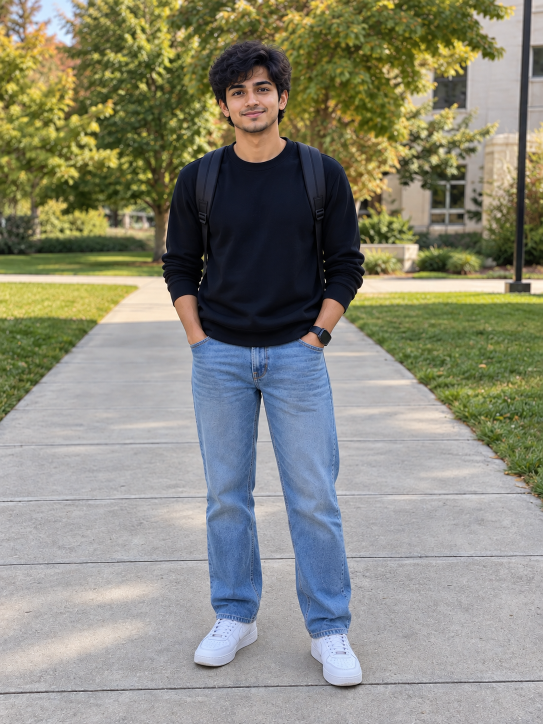
#> input picture module4/images/rgb/person.jpg, 1086 x 1448 px (shown at 1/2 size)
$ python frequency_domain_analysis.py
#> lines starting #> are read from the running program, lines starting #| are printed output that depends on the picture; after the words box and inside, x2 and y2 are one past the last pixel; in counts of white or black regions, pixels touching at a corner belong together
"""
CSc 8830 - Computer Vision
Module 4 - Question 3

Frequency-Domain Edge Detection and Segmentation

This program demonstrates:
1. 2-D Discrete Fourier Transform (DFT)
2. Fourier magnitude spectrum
3. Ideal Low-Pass Filter (ILPF)
4. Ideal High-Pass Filter (IHPF)
5. Frequency-domain edge detection
6. Frequency-domain smoothing
7. Threshold-based segmentation after frequency filtering

The implementation uses NumPy and OpenCV.
"""

from pathlib import Path

import cv2
import numpy as np


# ============================================================
# PATHS
# ============================================================

BASE_DIR = Path(__file__).resolve().parent

# We use the RGB human image from Question 1.
IMAGE_PATH = (
    BASE_DIR
    / "images"
    / "rgb"
    / "person.jpg"
)

OUTPUT_DIR = (
    BASE_DIR
    / "outputs"
    / "frequency_domain"
)

OUTPUT_DIR.mkdir(
    parents=True,
    exist_ok=True
)


# ============================================================
# LOAD IMAGE
# ============================================================

image = cv2.imread(
    str(IMAGE_PATH)
)
#> image is the input picture: shape (1448, 1086, 3); mean B, G, R 123.7, 138.4, 138.5

if image is None:
    raise FileNotFoundError(
        f"Could not load image:\n{IMAGE_PATH}"
    )


print("=" * 65)
print("QUESTION 3 - FREQUENCY DOMAIN ANALYSIS")
print("=" * 65)

print("\nImage loaded successfully.")
print("Original shape:", image.shape)
#| Original shape: (1448, 1086, 3)


# ============================================================
# RESIZE IMAGE
# ============================================================

MAX_HEIGHT = 900

original_height, original_width = (
    image.shape[:2]
)


if original_height > MAX_HEIGHT:

    scale = (
        MAX_HEIGHT
        / original_height
    )

    new_width = int(
        original_width
        * scale
    )

    image = cv2.resize(
        image,
        (
            new_width,
            MAX_HEIGHT
        ),
        interpolation=cv2.INTER_AREA
    )
#> image: shape (900, 675, 3)


height, width = image.shape[:2]


print(
    f"Processing size: "
    f"{width} x {height}"
)
#| Processing size: 675 x 900


# ============================================================
# CONVERT TO GRAYSCALE
# ============================================================

gray = cv2.cvtColor(
    image,
    cv2.COLOR_BGR2GRAY
)


# ============================================================
# STEP 1 - 2-D FOURIER TRANSFORM
# ============================================================
#
# For a digital image:
#
# F(u,v) =
#
# SUM_x SUM_y
# f(x,y) *
# exp[-j2*pi*(ux/M + vy/N)]
#
# np.fft.fft2() computes the 2-D DFT.
# ============================================================

fourier = np.fft.fft2(
    gray
)


# Move zero frequency from corner
# to center of spectrum.

fourier_shifted = np.fft.fftshift(
    fourier
)


# ============================================================
# STEP 2 - MAGNITUDE SPECTRUM
# ============================================================
#
# Magnitude:
#
# |F(u,v)|
#
# Log transformation makes the spectrum
# visible because Fourier magnitude values
# have a very large dynamic range.
# ============================================================

magnitude_spectrum = (
    20
    * np.log(
        np.abs(
            fourier_shifted
        )
        + 1
    )
)


magnitude_normalized = cv2.normalize(
    magnitude_spectrum,
    None,
    0,
    255,
    cv2.NORM_MINMAX
).astype(
    np.uint8
)


# ============================================================
# FREQUENCY COORDINATES
# ============================================================

center_y = (
    height // 2
)

center_x = (
    width // 2
)


y_coordinates, x_coordinates = (
    np.ogrid[
        :height,
        :width
    ]
)


distance = np.sqrt(
    (
        x_coordinates
        - center_x
    ) ** 2
    +
    (
        y_coordinates
        - center_y
    ) ** 2
)


# ============================================================
# CUTOFF FREQUENCY
# ============================================================
#
# D0 controls how much of the frequency
# spectrum is preserved.
#
# Frequencies close to the center are low.
# Frequencies far from the center are high.
# ============================================================

D0 = max(
    20,
    int(
        min(
            height,
            width
        )
        * 0.08
    )
)


print(
    f"Cutoff frequency D0: {D0}"
)
#| Cutoff frequency D0: 54


# ============================================================
# STEP 3 - IDEAL LOW-PASS FILTER
# ============================================================
#
# H_LP(u,v) =
#
# 1, D(u,v) <= D0
# 0, D(u,v) > D0
#
# Low frequencies are retained.
# High frequencies are suppressed.
# ============================================================

low_pass_filter = np.zeros(
    (
        height,
        width
    ),
    dtype=np.float32
)


low_pass_filter[
    distance <= D0
] = 1.0


# ============================================================
# APPLY LOW-PASS FILTER
# ============================================================

low_pass_frequency = (
    fourier_shifted
    * low_pass_filter
)


# ============================================================
# INVERSE FOURIER TRANSFORM
# ============================================================

low_pass_inverse_shift = (
    np.fft.ifftshift(
        low_pass_frequency
    )
)


low_pass_image_complex = (
    np.fft.ifft2(
        low_pass_inverse_shift
    )
)


low_pass_image = np.abs(
    low_pass_image_complex
)
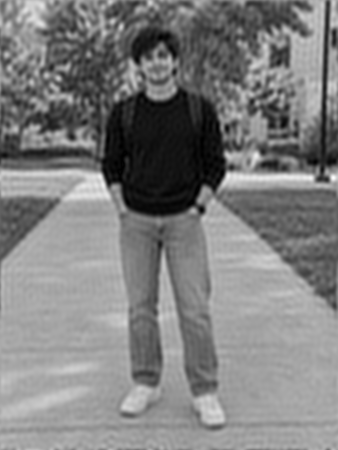
#> low_pass_image: shape (900, 675) float64 (shown at 1/2 size); min 0.00609, max 275.3, mean 136.8; drawn with min black and max white


low_pass_image = cv2.normalize(
    low_pass_image,
    None,
    0,
    255,
    cv2.NORM_MINMAX
).astype(
    np.uint8
)


# ============================================================
# STEP 4 - IDEAL HIGH-PASS FILTER
# ============================================================
#
# H_HP(u,v) =
#
# 0, D(u,v) <= D0
# 1, D(u,v) > D0
#
# High frequencies correspond to rapid
# intensity changes such as edges.
# ============================================================

high_pass_filter = np.ones(
    (
        height,
        width
    ),
    dtype=np.float32
)


high_pass_filter[
    distance <= D0
] = 0.0


# ============================================================
# APPLY HIGH-PASS FILTER
# ============================================================

high_pass_frequency = (
    fourier_shifted
    * high_pass_filter
)


# ============================================================
# INVERSE FOURIER TRANSFORM
# ============================================================

high_pass_inverse_shift = (
    np.fft.ifftshift(
        high_pass_frequency
    )
)


high_pass_image_complex = (
    np.fft.ifft2(
        high_pass_inverse_shift
    )
)


high_pass_image = np.abs(
    high_pass_image_complex
)


high_pass_image = cv2.normalize(
    high_pass_image,
    None,
    0,
    255,
    cv2.NORM_MINMAX
).astype(
    np.uint8
)


# ============================================================
# STEP 5 - FREQUENCY-DOMAIN EDGE MAP
# ============================================================
#
# High-pass filtering emphasizes high
# frequencies.
#
# We threshold the high-pass result to
# obtain a binary edge map.
# ============================================================

edge_threshold, edge_map = (
    cv2.threshold(
        high_pass_image,
        0,
        255,
        cv2.THRESH_BINARY
        + cv2.THRESH_OTSU
    )
)
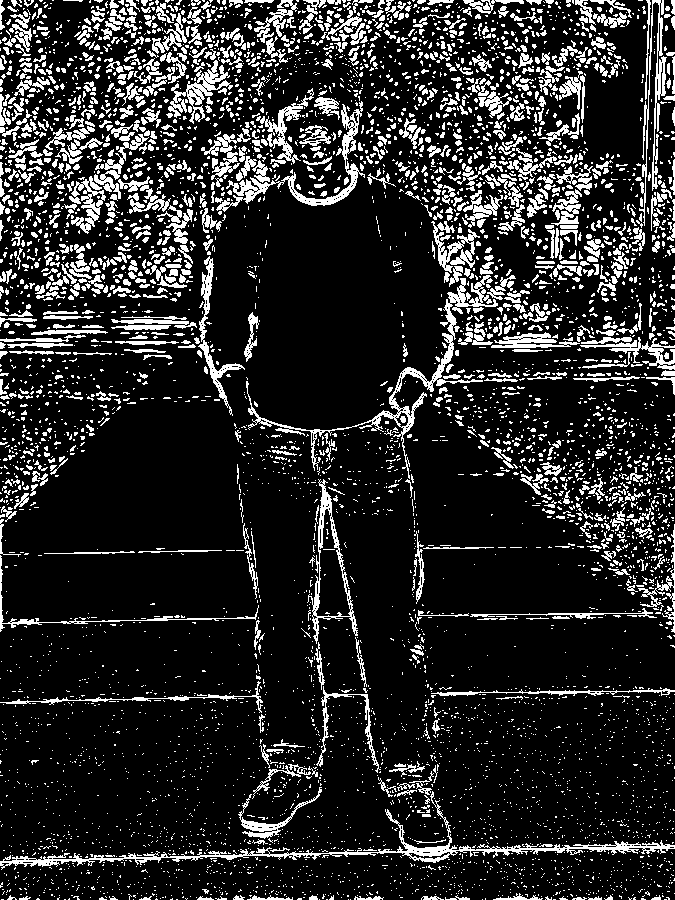
#> edge_map: shape (900, 675); 15.9% white in thin lines or dots
#> edge_threshold = 21


print(
    f"Edge Otsu threshold: "
    f"{edge_threshold:.2f}"
)
#| Edge Otsu threshold: 21.00


# Remove small isolated responses.

edge_kernel = cv2.getStructuringElement(
    cv2.MORPH_ELLIPSE,
    (3, 3)
)


edge_map = cv2.morphologyEx(
    edge_map,
    cv2.MORPH_OPEN,
    edge_kernel,
    iterations=1
)
#> edge_map: shape (900, 675); 10.7% white; 2671 white regions (1767 under 20 px), largest, box (x1, y1, x2, y2) and area: (186, 60, 228, 105) 662, (290, 163, 358, 206) 569, (498, 332, 557, 348) 498


# ============================================================
# STEP 6 - SEGMENTATION USING LOW-PASS RESULT
# ============================================================
#
# Frequency-domain low-pass filtering
# suppresses high-frequency variation.
#
# We then apply thresholding to the
# smoothed image:
#
# S(x,y) =
#
# 1, g(x,y) >= T
# 0, g(x,y) < T
# ============================================================

segmentation_threshold, segmentation = (
    cv2.threshold(
        low_pass_image,
        0,
        255,
        cv2.THRESH_BINARY
        + cv2.THRESH_OTSU
    )
)
#> segmentation: shape (900, 675); 61.7% white; 49 black regions (12 under 20 px), largest, box (x1, y1, x2, y2) and area: (0, 0, 675, 793) 196554, (509, 0, 675, 366) 14350, (0, 395, 119, 526) 7952
#> segmentation_threshold = 115


print(
    f"Segmentation Otsu threshold: "
    f"{segmentation_threshold:.2f}"
)
#| Segmentation Otsu threshold: 115.00


# ============================================================
# MORPHOLOGICAL CLEANUP OF SEGMENTATION
# ============================================================

segmentation_kernel = (
    cv2.getStructuringElement(
        cv2.MORPH_ELLIPSE,
        (7, 7)
    )
)


segmentation = cv2.morphologyEx(
    segmentation,
    cv2.MORPH_CLOSE,
    segmentation_kernel,
    iterations=2
)
#> segmentation: shape (900, 675); 64.4% white; 25 black regions, largest, box (x1, y1, x2, y2) and area: (0, 0, 621, 775) 152722, (446, 379, 675, 491) 18066, (512, 218, 675, 366) 11068


segmentation = cv2.morphologyEx(
    segmentation,
    cv2.MORPH_OPEN,
    np.ones(
        (3, 3),
        dtype=np.uint8
    ),
    iterations=1
)
#> segmentation: shape (900, 675); 64.3% white; 24 black regions


# ============================================================
# STEP 7 - FILTER VISUALIZATIONS
# ============================================================

low_pass_visual = (
    low_pass_filter
    * 255
).astype(
    np.uint8
)


high_pass_visual = (
    high_pass_filter
    * 255
).astype(
    np.uint8
)


# ============================================================
# STEP 8 - SEGMENTED IMAGE
# ============================================================

segmented_image = cv2.bitwise_and(
    image,
    image,
    mask=segmentation
)
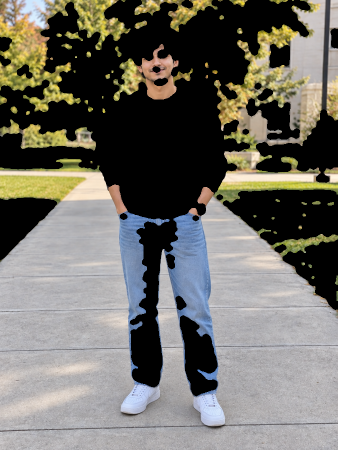
#> segmented_image: shape (900, 675, 3) (shown at 1/2 size); mean B, G, R 103.1, 110.2, 112.3


# ============================================================
# STEP 9 - EDGE OVERLAY
# ============================================================

edge_overlay = (
    image.copy()
)


edge_contours, _ = (
    cv2.findContours(
        edge_map,
        cv2.RETR_LIST,
        cv2.CHAIN_APPROX_SIMPLE
    )
)
#> edge_contours = 3038 contours, 2516 with area under 20; largest, box (x1, y1, x2, y2) and area: (186, 60, 228, 105) 574, (290, 163, 358, 206) 498, (498, 332, 557, 348) 414, (432, 302, 457, 382) 407, (199, 341, 243, 399) 382


cv2.drawContours(
    edge_overlay,
    edge_contours,
    -1,
    (0, 0, 255),
    1
)
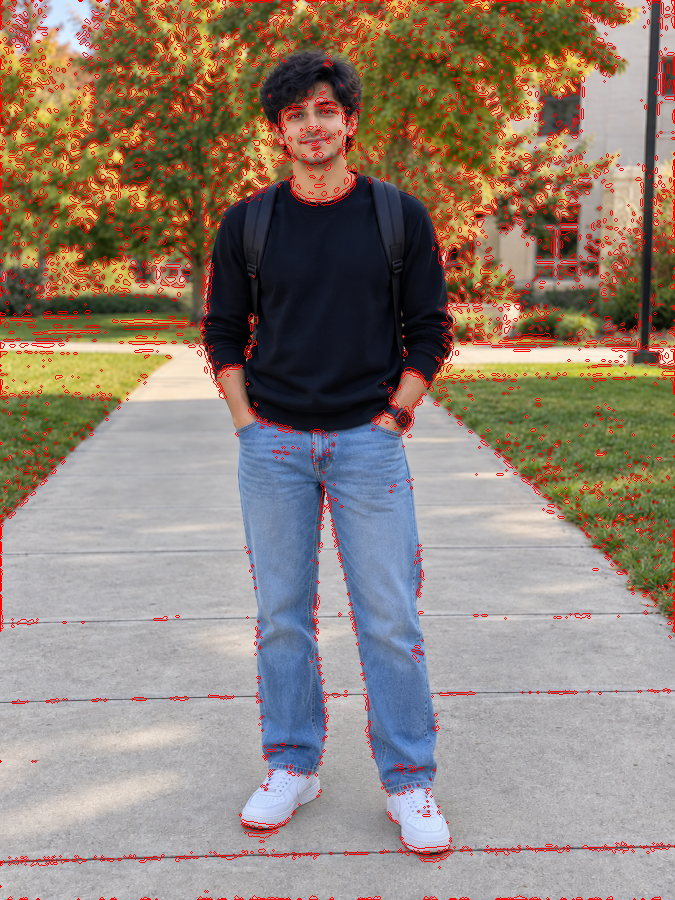
#> edge_overlay: shape (900, 675, 3); mean B, G, R 118, 130.1, 146.4


# ============================================================
# STEP 10 - CREATE COMPARISON PANELS
# ============================================================

def to_bgr(
    img
):

    if len(
        img.shape
    ) == 2:

        return cv2.cvtColor(
            img,
            cv2.COLOR_GRAY2BGR
        )

    return img.copy()


def add_title(
    img,
    title
):

    result = to_bgr(
        img
    )


    cv2.rectangle(
        result,
        (0, 0),
        (
            result.shape[1],
            32
        ),
        (0, 0, 0),
        -1
    )


    cv2.putText(
        result,
        title,
        (8, 22),
        cv2.FONT_HERSHEY_SIMPLEX,
        0.55,
        (255, 255, 255),
        1,
        cv2.LINE_AA
    )


    return result


# ============================================================
# FOURIER COMPARISON
# ============================================================

fourier_comparison = np.hstack(
    [
        add_title(
            gray,
            "Grayscale Input"
        ),

        add_title(
            magnitude_normalized,
            "Fourier Magnitude"
        ),

        add_title(
            low_pass_visual,
            "Low-Pass Filter"
        ),

        add_title(
            high_pass_visual,
            "High-Pass Filter"
        ),
    ]
)
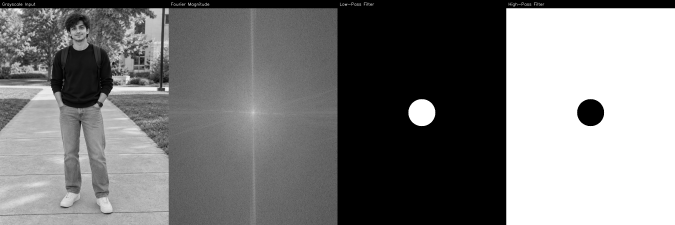
#> fourier_comparison: shape (900, 2700, 3) (shown at 1/4 size); min 0, max 255, mean 120.9


# ============================================================
# EDGE COMPARISON
# ============================================================

edge_comparison = np.hstack(
    [
        add_title(
            gray,
            "Original"
        ),

        add_title(
            high_pass_image,
            "High-Pass Result"
        ),

        add_title(
            edge_map,
            "Frequency Edge Map"
        ),

        add_title(
            edge_overlay,
            "Edge Overlay"
        ),
    ]
)
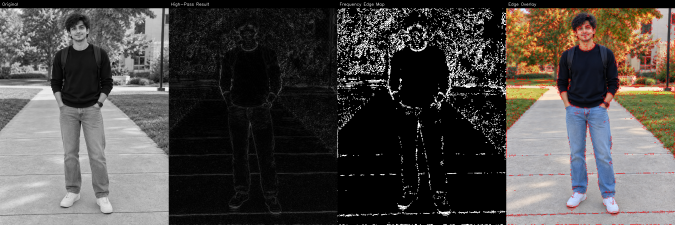
#> edge_comparison: shape (900, 2700, 3) (shown at 1/4 size); mean B, G, R 70.9, 73.6, 77.2


# ============================================================
# SEGMENTATION COMPARISON
# ============================================================

segmentation_comparison = np.hstack(
    [
        add_title(
            image,
            "Original"
        ),

        add_title(
            low_pass_image,
            "Low-Pass Result"
        ),

        add_title(
            segmentation,
            "Segmentation Mask"
        ),

        add_title(
            segmented_image,
            "Segmented Image"
        ),
    ]
)
#> in add_title (call 11), `cv2.putText( result, title, (8, 22), cv2.FONT_HERSHEY_SIMPLEX, 0.55, (..`:
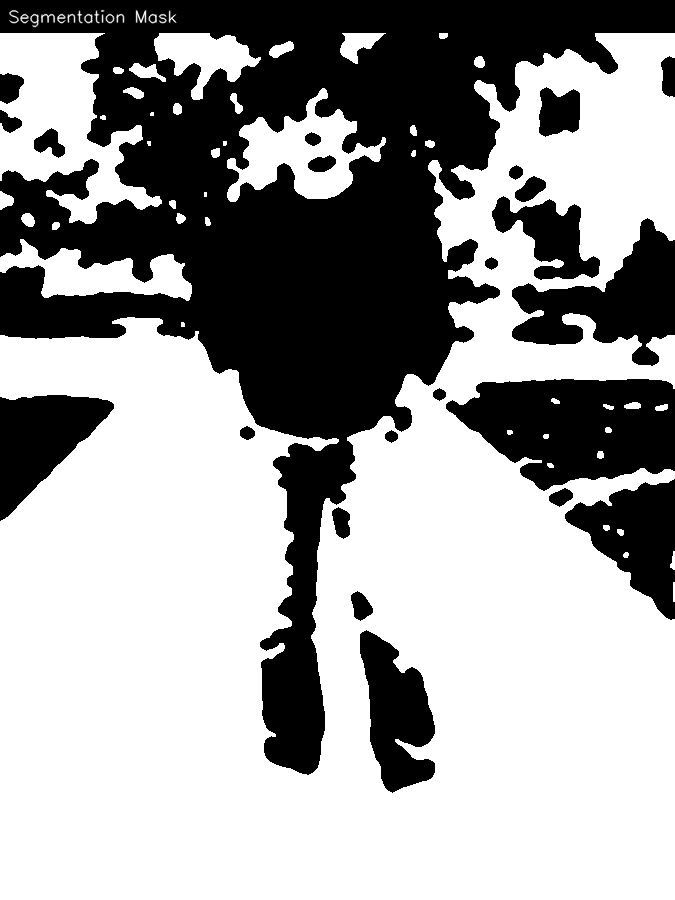
#> result: shape (900, 675, 3); min 0, max 255, mean 159


# ============================================================
# SAVE RESULTS
# ============================================================

cv2.imwrite(
    str(
        OUTPUT_DIR
        / "frequency_original.jpg"
    ),
    image
)


cv2.imwrite(
    str(
        OUTPUT_DIR
        / "frequency_grayscale.jpg"
    ),
    gray
)


cv2.imwrite(
    str(
        OUTPUT_DIR
        / "fourier_magnitude_spectrum.jpg"
    ),
    magnitude_normalized
)


cv2.imwrite(
    str(
        OUTPUT_DIR
        / "ideal_low_pass_filter.jpg"
    ),
    low_pass_visual
)


cv2.imwrite(
    str(
        OUTPUT_DIR
        / "low_pass_result.jpg"
    ),
    low_pass_image
)


cv2.imwrite(
    str(
        OUTPUT_DIR
        / "ideal_high_pass_filter.jpg"
    ),
    high_pass_visual
)


cv2.imwrite(
    str(
        OUTPUT_DIR
        / "high_pass_result.jpg"
    ),
    high_pass_image
)


cv2.imwrite(
    str(
        OUTPUT_DIR
        / "frequency_edge_map.jpg"
    ),
    edge_map
)


cv2.imwrite(
    str(
        OUTPUT_DIR
        / "frequency_edge_overlay.jpg"
    ),
    edge_overlay
)


cv2.imwrite(
    str(
        OUTPUT_DIR
        / "frequency_segmentation_mask.jpg"
    ),
    segmentation
)


cv2.imwrite(
    str(
        OUTPUT_DIR
        / "frequency_segmented_image.jpg"
    ),
    segmented_image
)


cv2.imwrite(
    str(
        OUTPUT_DIR
        / "fourier_comparison.jpg"
    ),
    fourier_comparison
)


cv2.imwrite(
    str(
        OUTPUT_DIR
        / "frequency_edge_comparison.jpg"
    ),
    edge_comparison
)


cv2.imwrite(
    str(
        OUTPUT_DIR
        / "frequency_segmentation_comparison.jpg"
    ),
    segmentation_comparison
)


# ============================================================
# SAVE NUMERICAL INFORMATION
# ============================================================

results_file = (
    OUTPUT_DIR
    / "frequency_domain_results.txt"
)


with open(
    results_file,
    "w",
    encoding="utf-8"
) as file:

    file.write(
        "CSc 8830 - Module 4 - Question 3\n"
    )

    file.write(
        "Frequency Domain Analysis\n"
    )

    file.write(
        "=" * 50
        + "\n\n"
    )

    file.write(
        f"Image width: {width}\n"
    )

    file.write(
        f"Image height: {height}\n"
    )

    file.write(
        f"Cutoff frequency D0: {D0}\n"
    )

    file.write(
        f"Edge Otsu threshold: "
        f"{edge_threshold:.2f}\n"
    )

    file.write(
        f"Segmentation Otsu threshold: "
        f"{segmentation_threshold:.2f}\n"
    )

    file.write(
        "\n"
        "Edge Detection:\n"
    )

    file.write(
        "High-frequency components were "
        "preserved using an ideal "
        "high-pass filter.\n"
    )

    file.write(
        "The inverse DFT produced a "
        "spatial-domain edge-enhanced "
        "image.\n"
    )

    file.write(
        "\n"
        "Segmentation:\n"
    )

    file.write(
        "Low-frequency components were "
        "preserved using an ideal "
        "low-pass filter.\n"
    )

    file.write(
        "The smoothed inverse-DFT image "
        "was segmented using Otsu "
        "thresholding.\n"
    )


# ============================================================
# COMPLETE
# ============================================================

print("\n" + "=" * 65)
print("FREQUENCY DOMAIN ANALYSIS COMPLETE")
print("=" * 65)

print(
    "\nGenerated files:"
)

print(
    "1. frequency_original.jpg"
)

print(
    "2. frequency_grayscale.jpg"
)

print(
    "3. fourier_magnitude_spectrum.jpg"
)

print(
    "4. ideal_low_pass_filter.jpg"
)

print(
    "5. low_pass_result.jpg"
)

print(
    "6. ideal_high_pass_filter.jpg"
)

print(
    "7. high_pass_result.jpg"
)

print(
    "8. frequency_edge_map.jpg"
)

print(
    "9. frequency_edge_overlay.jpg"
)

print(
    "10. frequency_segmentation_mask.jpg"
)

print(
    "11. frequency_segmented_image.jpg"
)

print(
    "12. fourier_comparison.jpg"
)

print(
    "13. frequency_edge_comparison.jpg"
)

print(
    "14. frequency_segmentation_comparison.jpg"
)

print(
    "15. frequency_domain_results.txt"
)


print(
    f"\nOutputs saved to:\n"
    f"{OUTPUT_DIR}"
)

print("\nDone.")
